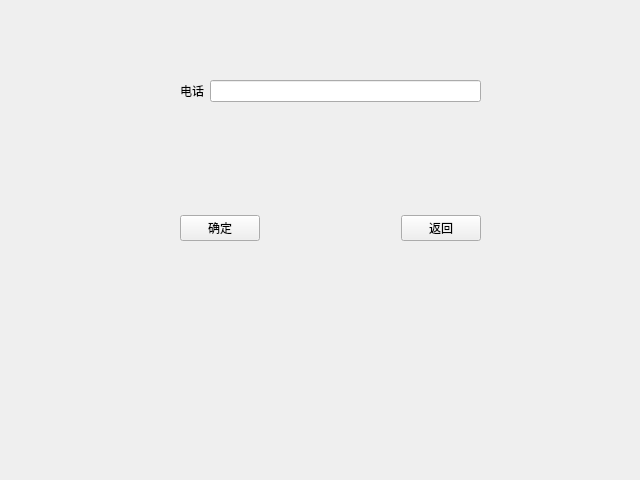
<?xml version="1.0" encoding="UTF-8"?>
<ui version="4.0">
 <class>delphone</class>
 <widget class="QWidget" name="delphone">
  <property name="geometry">
   <rect>
    <x>0</x>
    <y>0</y>
    <width>640</width>
    <height>480</height>
   </rect>
  </property>
  <property name="windowTitle">
   <string>Form</string>
  </property>
  <widget class="QWidget" name="">
   <property name="geometry">
    <rect>
     <x>180</x>
     <y>80</y>
     <width>301</width>
     <height>161</height>
    </rect>
   </property>
   <layout class="QVBoxLayout" name="verticalLayout">
    <item>
     <layout class="QHBoxLayout" name="horizontalLayout_2">
      <item>
       <widget class="QLabel" name="label">
        <property name="styleSheet">
         <string notr="true">font: 14pt &quot;微软雅黑&quot;;</string>
        </property>
        <property name="text">
         <string>电话</string>
        </property>
       </widget>
      </item>
      <item>
       <widget class="QLineEdit" name="lineEdit"/>
      </item>
     </layout>
    </item>
    <item>
     <spacer name="verticalSpacer">
      <property name="orientation">
       <enum>Qt::Vertical</enum>
      </property>
      <property name="sizeHint" stdset="0">
       <size>
        <width>20</width>
        <height>40</height>
       </size>
      </property>
     </spacer>
    </item>
    <item>
     <layout class="QHBoxLayout" name="horizontalLayout">
      <item>
       <widget class="QPushButton" name="pushButton">
        <property name="styleSheet">
         <string notr="true">font: 14pt &quot;微软雅黑&quot;;</string>
        </property>
        <property name="text">
         <string>确定</string>
        </property>
       </widget>
      </item>
      <item>
       <spacer name="horizontalSpacer_2">
        <property name="orientation">
         <enum>Qt::Horizontal</enum>
        </property>
        <property name="sizeHint" stdset="0">
         <size>
          <width>40</width>
          <height>20</height>
         </size>
        </property>
       </spacer>
      </item>
      <item>
       <widget class="QPushButton" name="pushButton_2">
        <property name="styleSheet">
         <string notr="true">font: 14pt &quot;微软雅黑&quot;;</string>
        </property>
        <property name="text">
         <string>返回</string>
        </property>
       </widget>
      </item>
     </layout>
    </item>
   </layout>
  </widget>
 </widget>
 <resources/>
 <connections/>
</ui>
